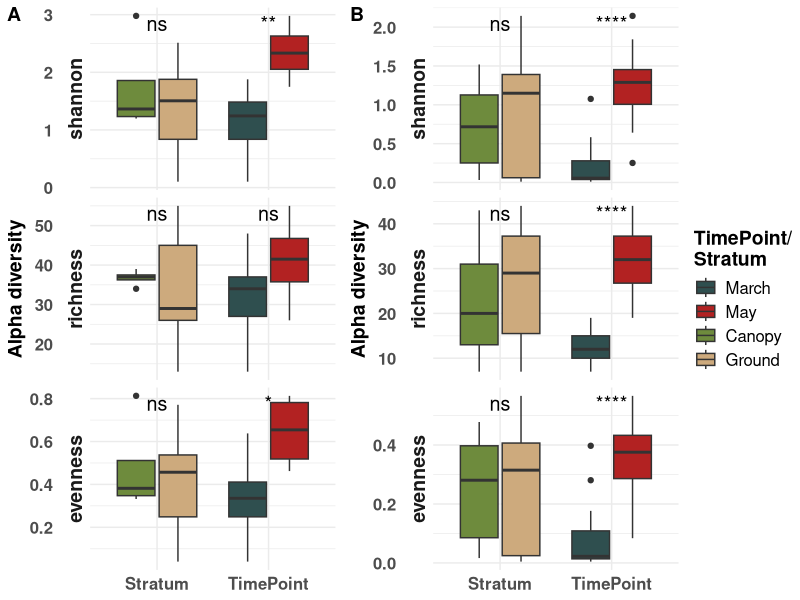

Generate this figure with R:
## ---- chunk 1
knitr::opts_chunk$set(echo = TRUE)
## ---- chunk 2
rm(list = ls())

library(ggplot2)
library(viridis)
library(vegan)
library(ggpubr)
library(ggsignif)

#setwd("04_Alpha_Diversity/")
OTU_Table = as.data.frame(read.csv("../00_Data/Oomycota/05_Oomycota_OTU_Table_new_min-freq-20617_min-feat-5_transposed_withMetadata.tsv", 
                     header = T, 
                     sep = "\t", 
                     stringsAsFactors = T))
SampleMetadata = OTU_Table[,1:5]
Stratum = SampleMetadata$Stratum
TimePoint = SampleMetadata$TimePoint
OTU_Table = OTU_Table[,6:ncol(OTU_Table)]
## ---- chunk 3
shannon = diversity(OTU_Table, index = "shannon")
shannon = as.data.frame(shannon)
shannon$Comparison = TimePoint
rownames(shannon) = SampleMetadata$SampleID
shannon$Group = "Oomycota"
df = shannon
df$richness = specnumber(OTU_Table)
df$evenness = df$shannon/log(df$richness)
df$Type = "TimePoint"
df2 = df
df2$Comparison = Stratum
df2$Type = "Stratum"
df3 = rbind(df, df2)
df_melted = reshape2::melt(df3)
## ---- chunk 4
g = ggplot(df_melted, aes(x = Type, y = value, fill = Comparison)) + 
  #stat_boxplot(geom = "errorbar", width = 0.2, show.legend = F) +
  geom_boxplot(show.legend = T) + 
  theme_minimal() + 
  labs(y = "Alpha diversity", 
       x = NULL) +
  theme(axis.text=element_text(size=12, face = "bold"), 
        axis.title=element_text(size=14, face = "bold"), 
        plot.title = element_text(size = 20, face = "bold", hjust = 0.5), 
        plot.subtitle = element_text(size = 14, hjust = 0.5), 
        legend.text = element_text(size = 12), 
        legend.title = element_text(size = 14, face = "bold"), 
        strip.text = element_text(size=14, face = "bold")) +
  #geom_signif(comparisons = list(c("March", "May")), 
  #            map_signif_level=TRUE) + 
  #geom_signif(comparisons = list(c("Canopy", "Ground")), 
  #            map_signif_level=TRUE) +
  stat_compare_means(aes(group = Comparison), label = "p.signif", 
                     size = 5, method = "wilcox.test", 
                     vjust = 1) +
  scale_fill_manual(values = c("darkslategrey", "firebrick", 
                               "darkolivegreen4", "burlywood3"), 
                    limits = c("March", "May", "Canopy", "Ground"), 
                    name = "TimePoint/\nStratum") +
  facet_grid(rows = vars(variable), scales = "free", switch = "y")

## ---- chunk 5
Cerco_OTU_Table = as.data.frame(read.csv("../00_Data/Cercozoa/05_Cercozoa_OTU_Table_min-freq-16922_min-feat-5_transposed_withMetadata.tsv", 
                     header = T, 
                     sep = "\t", 
                     stringsAsFactors = T))
Cerco_SampleMetadata = Cerco_OTU_Table[,1:5]
Cerco_TimePoint = Cerco_SampleMetadata$TimePoint
Cerco_Stratum = Cerco_SampleMetadata$Stratum
Cerco_OTU_Table = Cerco_OTU_Table[,6:ncol(Cerco_OTU_Table)]

Cerco_shannon = diversity(Cerco_OTU_Table, index = "shannon")
Cerco_shannon = as.data.frame(Cerco_shannon)
rownames(Cerco_shannon) = Cerco_SampleMetadata$SampleID
colnames(Cerco_shannon) = "shannon"
Cerco_shannon$Comparison = Cerco_TimePoint
Cerco_shannon$Group = "Cercozoa"
df_cerco = Cerco_shannon
df_cerco$richness = specnumber(Cerco_OTU_Table)
df_cerco$evenness = df_cerco$shannon/log(df_cerco$richness)
df_cerco$Type = "TimePoint"
df_cerco2 = df_cerco
df_cerco2$Comparison = Cerco_Stratum
df_cerco2$Type = "Stratum"
df_cerco_3 = rbind(df_cerco, df_cerco2)

df_cerco_melted = reshape2::melt(df_cerco_3)
## ---- chunk 6
g_cerco = ggplot(df_cerco_melted, aes(x = Type, y = value, fill = Comparison)) + 
  #stat_boxplot(geom = "errorbar", width = 0.2, show.legend = F) +
  geom_boxplot(show.legend = T) + 
  theme_minimal() + 
  labs(y = "Alpha diversity", 
       x = NULL) +
  theme(axis.text=element_text(size=12, face = "bold"), 
        axis.title=element_text(size=14, face = "bold"), 
        plot.title = element_text(size = 20, face = "bold", hjust = 0.5), 
        plot.subtitle = element_text(size = 14, hjust = 0.5), 
        legend.text = element_text(size = 12), 
        legend.title = element_text(size = 14, face = "bold"), 
        strip.text = element_text(size=14, face = "bold")) +
  #geom_signif(comparisons = list(c("March", "May")), 
  #            map_signif_level=TRUE) + 
  #geom_signif(comparisons = list(c("Canopy", "Ground")), 
  #            map_signif_level=TRUE) + 
  stat_compare_means(aes(group = Comparison), label = "p.signif", 
                     size = 5, method = "wilcox.test", 
                     vjust = 1) +
  scale_fill_manual(values = c("darkslategrey", "firebrick", 
                               "darkolivegreen4", "burlywood3"), 
                    limits = c("March", "May", "Canopy", "Ground"), 
                    name = "TimePoint/\nStratum") +
  facet_grid(rows = vars(variable), scales = "free", switch = "y")
## ---- chunk 7

combi = ggarrange(g_cerco, g, 
                  labels = c("A", "B"), 
                  ncol = 2, nrow = 1, 
                  align = "v", common.legend = T, 
                  legend = "right")

combi = combi + theme(rect = element_rect(fill = "transparent"))#%>%
  #annotate_figure(top = text_grob("Alpha diversity of samples", 
  #                                face = "bold", size = 20), 
  #                fig.lab = "Figure X", fig.lab.face = "bold", 
  #                fig.lab.size = 18)
ggsave("AlphaBoxplotCombined.jpeg", plot = combi, 
       device = "jpeg", dpi = 300, width = 8, height = 5, 
       units = "in")
ggsave("AlphaBoxplotCombined.png", plot = combi, 
       device = "png", dpi = 300, width = 8, height = 5, 
       units = "in")
ggsave("AlphaBoxplotCombined.pdf", plot = combi, 
       device = "pdf", dpi = 300, width = 8, height = 5, 
       units = "in")
combi
